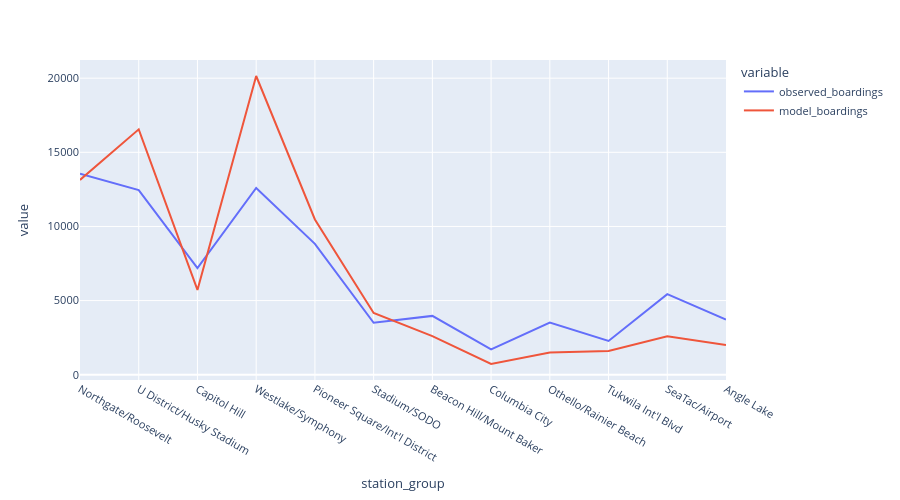

This figure's notebook cell:
### Code cell
fig = px.line(df_combined[['observed_boardings','model_boardings']])
fig.update_layout(height=500, width=900, font=dict(size=11),
                  yaxis_tickformat = '.00f')
fig.show()

### Figure 1 — Plotly figure (JSON) as saved in the notebook; plotly's stock layout.template omitted (floating-point values rounded to 4 significant figures)
{"data": [{"hovertemplate": "variable=observed_boardings<br>station_group=%{x}<br>value=%{y}<extra></extra>", "legendgroup": "observed_boardings", "line": {"color": "#636efa", "dash": "solid"}, "marker": {"symbol": "circle"}, "mode": "lines", "name": "observed_boardings", "orientation": "v", "showlegend": true, "type": "scatter", "x": ["Northgate/Roosevelt", "U District/Husky Stadium", "Capitol Hill", "Westlake/Symphony", "Pioneer Square/Int'l District", "Stadium/SODO", "Beacon Hill/Mount Baker", "Columbia City", "Othello/Rainier Beach", "Tukwila Int'l Blvd", "SeaTac/Airport", "Angle Lake"], "xaxis": "x", "y": [13550.0, 12450.0, 7196.0, 12590.0, 8830.0, 3507.0, 3968.0, 1713.0, 3524.0, 2278.0, 5435.0, 3725.0], "yaxis": "y"}, {"hovertemplate": "variable=model_boardings<br>station_group=%{x}<br>value=%{y}<extra></extra>", "legendgroup": "model_boardings", "line": {"color": "#EF553B", "dash": "solid"}, "marker": {"symbol": "circle"}, "mode": "lines", "name": "model_boardings", "orientation": "v", "showlegend": true, "type": "scatter", "x": ["Northgate/Roosevelt", "U District/Husky Stadium", "Capitol Hill", "Westlake/Symphony", "Pioneer Square/Int'l District", "Stadium/SODO", "Beacon Hill/Mount Baker", "Columbia City", "Othello/Rainier Beach", "Tukwila Int'l Blvd", "SeaTac/Airport", "Angle Lake"], "xaxis": "x", "y": [13140.0, 16550.0, 5720.0, 20150.0, 10470.0, 4162.0, 2603.0, 723.4, 1494.0, 1598.0, 2592.0, 1997.0], "yaxis": "y"}], "layout": {"font": {"size": 11}, "height": 500, "legend": {"title": {"text": "variable"}, "tracegroupgap": 0}, "margin": {"t": 60}, "width": 900, "xaxis": {"anchor": "y", "domain": [0, 1], "title": {"text": "station_group"}}, "yaxis": {"anchor": "x", "domain": [0, 1], "tickformat": ".00f", "title": {"text": "value"}}}}
